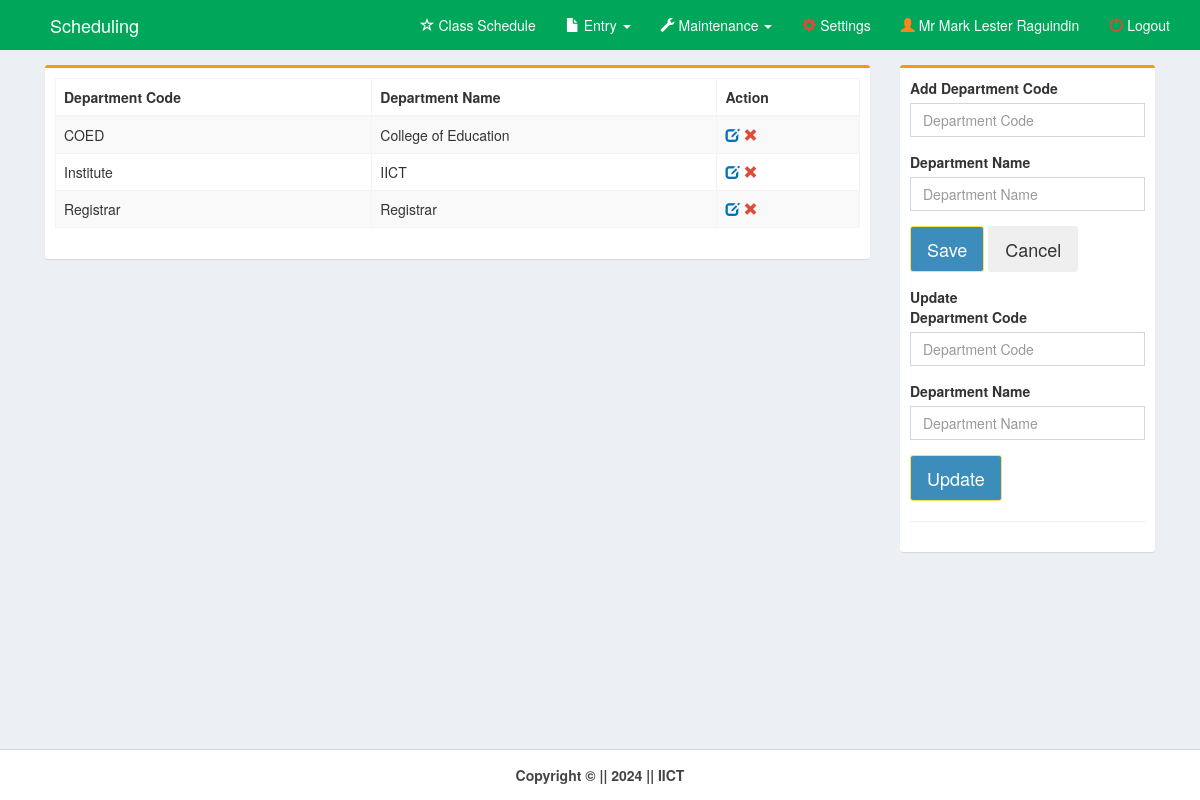
Page /pages/department.php (signed in) on the earlier database version.
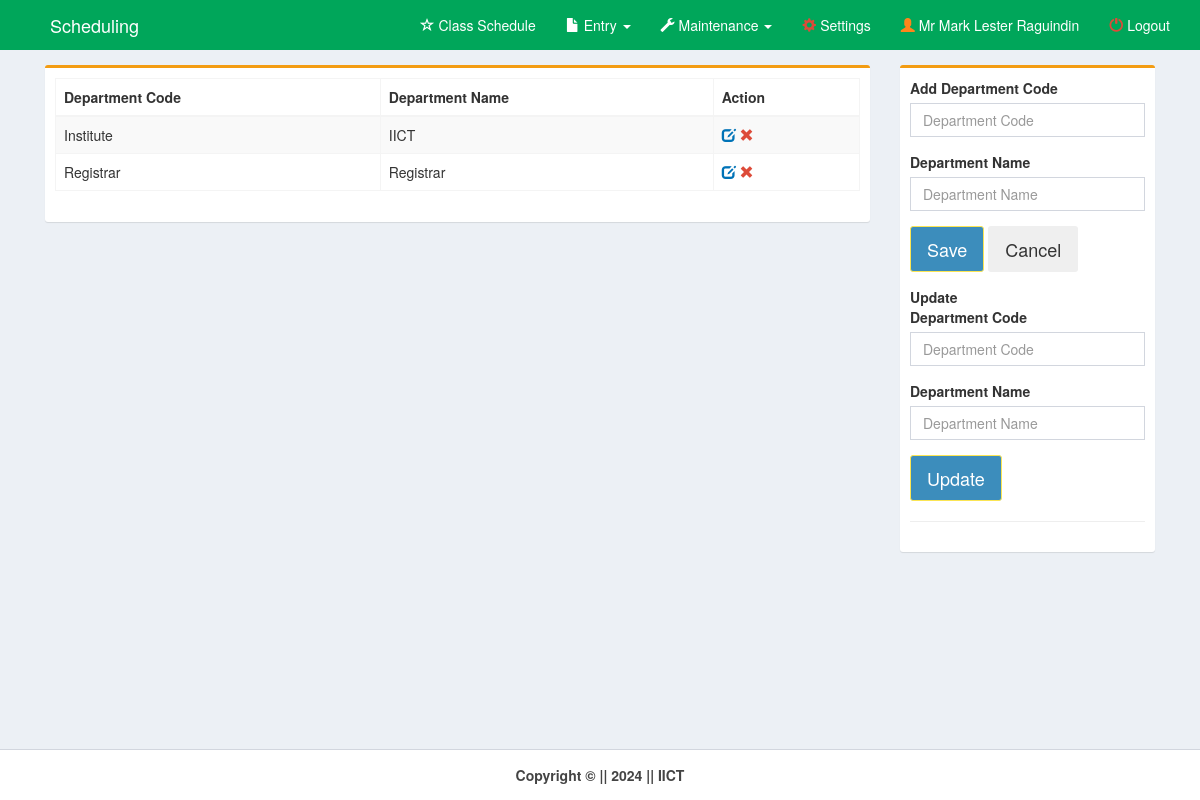
Same page on the later database version.
### tables this page shows
CREATE TABLE `dept` (
  `dept_id` int(11) NOT NULL,
  `dept_code` varchar(10) NOT NULL,
  `dept_name` varchar(100) NOT NULL
);

### pages/department.php (the view, shortened to what the changed rows need)
<!DOCTYPE html>
<html>
<head>
    <link rel="stylesheet" href="../bootstrap/css/bootstrap.min.css">
    <link rel="stylesheet" href="../plugins/datatables/dataTables.bootstrap.css">
    <link rel="stylesheet" href="../dist/css/AdminLTE.min.css">
    <link rel="stylesheet" href="../plugins/select2/select2.min.css">
    <link rel="stylesheet" href="../dist/css/skins/_all-skins.min.css">
</head>
<body class="hold-transition skin-green layout-top-nav" onload="myFunction()">
    <div class="wrapper">
        <div class="content-wrapper">
            <div class="container">
                <section class="content">
                    <div class="row">
                        <div class="col-md-9">
                            <div class="box box-warning">
                                <div class="box-body">
                                    <div class="row">
                                        <div class="col-md-12">
                                            <table class="table table-bordered table-striped"
                                                style="margin-right:-10px">
                                                <thead>
                                                    <tr>
                                                        <th>Department Code</th>
                                                        <th>Department Name</th>
                                                        <th>Action</th>
                                                    </tr>
                                                </thead>
                                                <?php
        include('../dist/includes/dbcon.php');
        $query=mysqli_query($con,"select * from dept order by dept_name")or die(mysqli_error($con));
          while($row=mysqli_fetch_array($query)){
            $id=$row['dept_id'];
            $code=$row['dept_code'];
            $name=$row['dept_name'];
    ?>
                                                <tr>
                                                    <td><?php echo $code;?></td>
                                                    <td><?php echo $name;?></td>
                                                    <td><a id="click"
                                                            href="department.php?id=<?php echo $id;?>&code=<?php echo $code;?>&name=<?php echo $name;?>">
                                                            <i class="glyphicon glyphicon-edit text-blue"></i></a>
                                                        <a id="removeme"
                                                            onclick="return confirm('Are you sure you want this record to be deleted?');"
                                                            href="department_del.php?id=<?php echo $id;?>">
                                                            <i class="glyphicon glyphicon-remove text-red"></i></a>
                                                    </td>
                                                </tr>
                                                <?php }?>
                                            </table>
                                        </div>
                                    </div>
                                </div>
                            </div>
                        </div>
                    </div>
                </section>
            </div>
        </div>
    </div>
</body>
</html>

Differences in the rows shown:
removed dept: dept_code "COED", dept_name "College of Education"
